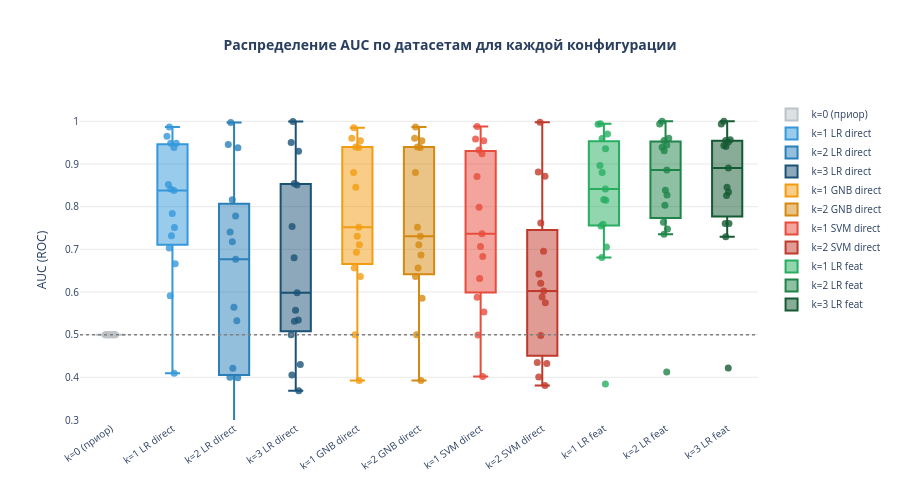

Here is the notebook cell this chart was saved with:
### Markdown cell above
## 6. Статистический анализ

### 6.1 Средний AUC по всем датасетам (box plots)

### Code cell
# ── Box plot: для каждой конфигурации — распределение AUC по датасетам ─────
fig_box = go.Figure()

for cfg_id in all_cfg_ids:
    auc_vals = [all_results[n][cfg_id]['auc_mean'] for n in ds_names]
    fig_box.add_trace(go.Box(
        y=auc_vals,
        name=CONFIG_LABELS[cfg_id],
        marker_color=CONFIG_COLORS[cfg_id],
        boxpoints='all',
        jitter=0.4,
        pointpos=0,
        marker=dict(size=7, opacity=0.8),
        line=dict(width=2),
    ))

fig_box.add_hline(y=0.5, line_dash='dot', line_color='gray', line_width=1.5)

fig_box.update_layout(
    title=dict(
        text='<b>Распределение AUC по датасетам для каждой конфигурации</b>',
        x=0.5, font_size=14,
    ),
    xaxis=dict(tickangle=-35),
    yaxis=dict(title='AUC (ROC)', range=[0.3, 1.05]),
    plot_bgcolor='white', height=500,
    font=dict(size=10),
)
fig_box.update_yaxes(showgrid=True, gridcolor='rgba(200,200,200,0.4)')
fig_box.show()

### Figure 1 — Plotly figure (JSON) as saved in the notebook; plotly's stock layout.template omitted (floating-point values rounded to 4 significant figures)
{"data": [{"boxpoints": "all", "jitter": 0.4, "line": {"width": 2}, "marker": {"color": "#bdc3c7", "opacity": 0.8, "size": 7}, "name": "k=0 (приор)", "pointpos": 0, "type": "box", "y": [0.5, 0.5, 0.5, 0.5, 0.5, 0.5, 0.5, 0.5, 0.5, 0.5, 0.5, 0.5, 0.5, 0.5, 0.5]}, {"boxpoints": "all", "jitter": 0.4, "line": {"width": 2}, "marker": {"color": "#3498db", "opacity": 0.8, "size": 7}, "name": "k=1 LR direct", "pointpos": 0, "type": "box", "y": [0.7319, 0.9384, 0.9652, 0.8412, 0.7034, 0.9488, 0.4094, 0.7511, 0.7842, 0.5915, 0.9486, 0.6662, 0.8522, 0.9865, 0.8379]}, {"boxpoints": "all", "jitter": 0.4, "line": {"width": 2}, "marker": {"color": "#2980b9", "opacity": 0.8, "size": 7}, "name": "k=2 LR direct", "pointpos": 0, "type": "box", "y": [0.7409, 0.9972, 0.9379, 0.7783, 0.6767, 0.4001, 0.399, 0.4211, 0.8164, 0.5326, 0.9456, 0.7177, 0.1626, 0.2431, 0.5642]}, {"boxpoints": "all", "jitter": 0.4, "line": {"width": 2}, "marker": {"color": "#1a5276", "opacity": 0.8, "size": 7}, "name": "k=3 LR direct", "pointpos": 0, "type": "box", "y": [0.7535, 0.9994, 0.9502, 0.851, 0.6802, 0.5, 0.3686, 0.5571, 0.4298, 0.5316, 0.9301, 0.4055, 0.854, 0.5981, 0.5344]}, {"boxpoints": "all", "jitter": 0.4, "line": {"width": 2}, "marker": {"color": "#f39c12", "opacity": 0.8, "size": 7}, "name": "k=1 GNB direct", "pointpos": 0, "type": "box", "y": [0.7105, 0.9389, 0.9603, 0.8802, 0.6363, 0.94, 0.3924, 0.7306, 0.7517, 0.6563, 0.9548, 0.6929, 0.8454, 0.9848, 0.5]}, {"boxpoints": "all", "jitter": 0.4, "line": {"width": 2}, "marker": {"color": "#d68910", "opacity": 0.8, "size": 7}, "name": "k=2 GNB direct", "pointpos": 0, "type": "box", "y": [0.7105, 0.9389, 0.9603, 0.8802, 0.6363, 0.94, 0.3924, 0.7308, 0.7517, 0.6563, 0.9548, 0.6866, 0.5852, 0.9869, 0.5]}, {"boxpoints": "all", "jitter": 0.4, "line": {"width": 2}, "marker": {"color": "#e74c3c", "opacity": 0.8, "size": 7}, "name": "k=1 SVM direct", "pointpos": 0, "type": "box", "y": [0.4995, 0.9586, 0.9328, 0.8705, 0.7363, 0.9242, 0.5534, 0.6317, 0.7989, 0.7069, 0.5875, 0.6835, 0.4019, 0.9876, 0.9546]}, {"boxpoints": "all", "jitter": 0.4, "line": {"width": 2}, "marker": {"color": "#c0392b", "opacity": 0.8, "size": 7}, "name": "k=2 SVM direct", "pointpos": 0, "type": "box", "y": [0.6424, 0.9979, 0.575, 0.8714, 0.3808, 0.8814, 0.4981, 0.6206, 0.6958, 0.4347, 0.762, 0.6021, 0.4326, 0.4007, 0.5881]}, {"boxpoints": "all", "jitter": 0.4, "line": {"width": 2}, "marker": {"color": "#27ae60", "opacity": 0.8, "size": 7}, "name": "k=1 LR feat", "pointpos": 0, "type": "box", "y": [0.7586, 0.9946, 0.9701, 0.8964, 0.7052, 0.9596, 0.3841, 0.7548, 0.8165, 0.681, 0.9357, 0.8149, 0.8412, 0.9931, 0.8798]}, {"boxpoints": "all", "jitter": 0.4, "line": {"width": 2}, "marker": {"color": "#1e8449", "opacity": 0.8, "size": 7}, "name": "k=2 LR feat", "pointpos": 0, "type": "box", "y": [0.7635, 1, 0.9551, 0.931, 0.7479, 0.9602, 0.4124, 0.7351, 0.8859, 0.8034, 0.9445, 0.8387, 0.8273, 0.9938, 0.9394]}, {"boxpoints": "all", "jitter": 0.4, "line": {"width": 2}, "marker": {"color": "#145a32", "opacity": 0.8, "size": 7}, "name": "k=3 LR feat", "pointpos": 0, "type": "box", "y": [0.7603, 1, 0.9551, 0.941, 0.7603, 0.9566, 0.4217, 0.7296, 0.8909, 0.8455, 0.9434, 0.8346, 0.8264, 0.9939, 0.9518]}], "layout": {"font": {"size": 10}, "height": 500, "plot_bgcolor": "white", "shapes": [{"line": {"color": "gray", "dash": "dot", "width": 1.5}, "type": "line", "x0": 0, "x1": 1, "xref": "x domain", "y0": 0.5, "y1": 0.5, "yref": "y"}], "title": {"font": {"size": 14}, "text": "<b>Распределение AUC по датасетам для каждой конфигурации</b>", "x": 0.5}, "xaxis": {"tickangle": -35}, "yaxis": {"gridcolor": "rgba(200,200,200,0.4)", "range": [0.3, 1.05], "showgrid": true, "title": {"text": "AUC (ROC)"}}}}
